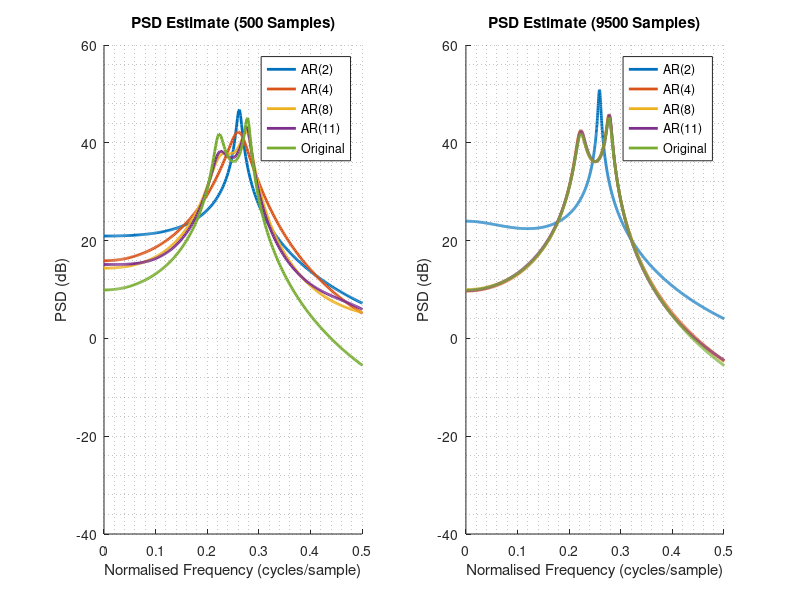

MATLAB code for this plot:
%% --- 1. CLASSICAL AND MODERN SPECTRUM ESTIMATION --- %%

%%
%close all;
clear all;
clc;

%% (b) Initialization and Processing

N1 = 1000;
n1 = 1:N1;
sig1 = randn(size(n1));

sig1(1) = sig1(1);
sig1(2) = 2.76*sig1(1) + sig1(2);
sig1(3) = 2.76*sig1(2) - 3.81*sig1(1) + sig1(3);
sig1(4) = 2.76*sig1(3) - 3.81*sig1(2) + 2.65*sig1(1) + sig1(4);

for i = 5:N1
 sig1(i) = 2.76*sig1(i-1) - 3.81*sig1(i-2) + 2.65*sig1(i-3) - 0.92*sig1(i-4) + sig1(i);
end

sig1 = sig1(501:end);

p_values = 2:14;
psd_estimates1 = zeros(length(p_values), N1/2);
a_orig1 = [2.76 -3.81 2.65 -0.92];
psd_orig1 = freqz(1 , [1 -a_orig1], N1/2);
for i=1:length(p_values)
    [a,e] = aryule(sig1,p_values(i));
    [psd_estimates1(i,:),~] = freqz(e^(1/2),a,N1/2);
end

norm_freq1 = linspace(0,1,length(psd_orig1));

figure
subplot(1,2,1)
hold on
plot(norm_freq1,pow2db(abs(psd_estimates1(2,:)').^2), 'linewidth',2)
plot(norm_freq1,pow2db(abs(psd_estimates1(4,:)').^2), 'linewidth',2)
plot(norm_freq1,pow2db(abs(psd_estimates1(8,:)').^2), 'linewidth',2)
plot(norm_freq1,pow2db(abs(psd_estimates1(11,:)').^2), 'linewidth',2)
plot(norm_freq1,pow2db(abs(psd_orig1).^2), 'linewidth',2) 
xlim([0 0.5])
grid minor
xlabel('Normalised Frequency (cycles/sample)')
ylabel('PSD (dB)')
legend('AR(2)','AR(4)','AR(8)','AR(11)','Original')
title('PSD Estimate (500 Samples)')
hold off

%% (c) Initialization and Processing

N2 = 10000;
n2 = 1:N2;
sig2 = randn(size(n2));

sig2(1) = sig2(1);
sig2(2) = 2.76*sig2(1) + sig2(2);
sig2(3) = 2.76*sig2(2) - 3.81*sig2(1) + sig2(3);
sig2(4) = 2.76*sig2(3) - 3.81*sig2(2) + 2.65*sig2(1) + sig2(4);

for i = 5:N2
 sig2(i) = 2.76*sig2(i-1) - 3.81*sig2(i-2) + 2.65*sig2(i-3) - 0.92*sig2(i-4) + sig2(i);
end

sig2 = sig2(501:end);

psd_estimates2 = zeros(length(p_values), N2/2);
a_orig2 = [2.76 -3.81 2.65 -0.92];
psd_orig2 = freqz(1 , [1 -a_orig2], N2/2);
for i=1:length(p_values)
    [a,e] = aryule(sig2,p_values(i));
    [psd_estimates2(i,:),~] = freqz(e^(1/2),a,N2/2);
end

norm_freq2 = linspace(0,1,length(psd_orig2));

subplot(1,2,2)
hold on
plot(norm_freq2,pow2db(abs(psd_estimates2(2,:)').^2), 'linewidth',2)
plot(norm_freq2,pow2db(abs(psd_estimates2(4,:)').^2), 'linewidth',2)
plot(norm_freq2,pow2db(abs(psd_estimates2(8,:)').^2), 'linewidth',2)
plot(norm_freq2,pow2db(abs(psd_estimates2(11,:)').^2), 'linewidth',2)
plot(norm_freq2,pow2db(abs(psd_orig2).^2), 'linewidth',2) 
xlim([0 0.5])
grid minor
xlabel('Normalised Frequency (cycles/sample)')
ylabel('PSD (dB)')
legend('AR(2)','AR(4)','AR(8)','AR(11)','Original')
title('PSD Estimate (9500 Samples)')
hold off